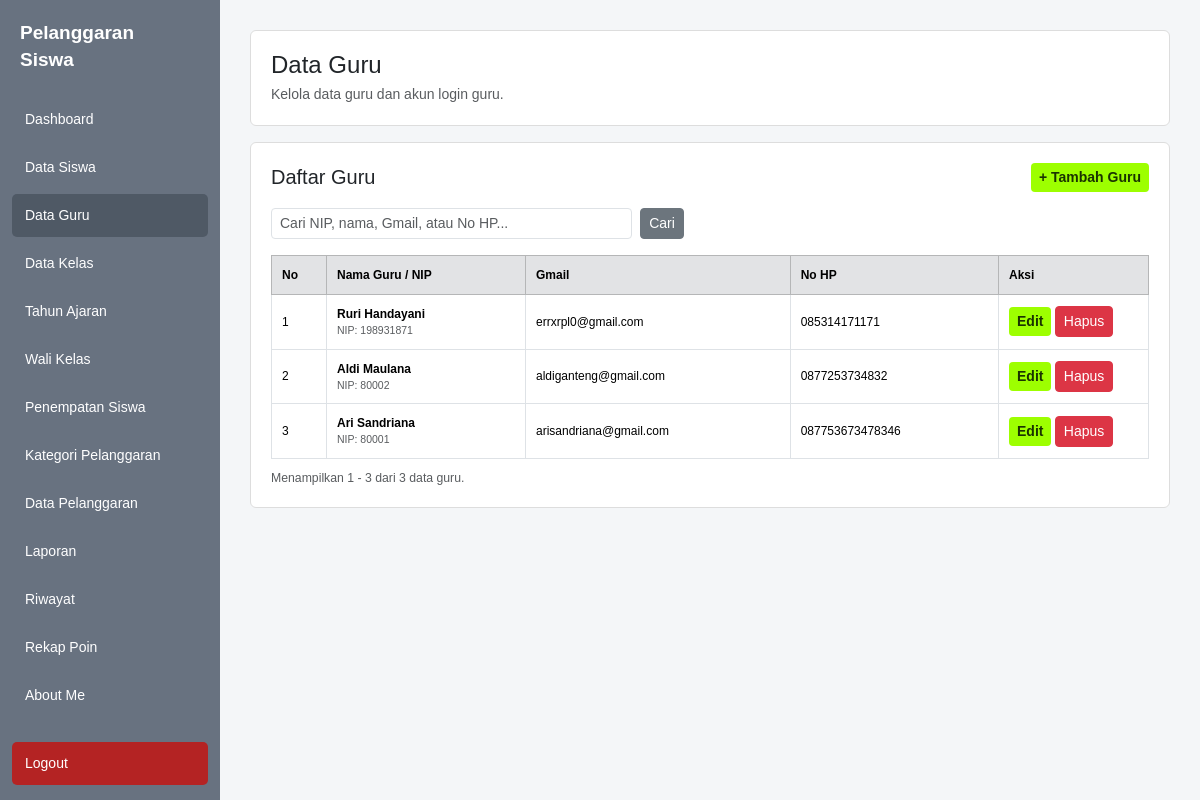
The page /kelola_guru.php (signed in) on the database its author committed.
### tables this page shows
CREATE TABLE `guru` (
  `id` int(11) NOT NULL,
  `nip` varchar(30) NOT NULL,
  `nama` varchar(150) NOT NULL,
  `jenis_kelamin` char(1) DEFAULT NULL,
  `mata_pelajaran` varchar(100) DEFAULT NULL,
  `email` varchar(100) DEFAULT NULL,
  `no_hp` varchar(20) DEFAULT NULL,
  `alamat` text DEFAULT NULL,
  `status_aktif` tinyint(1) DEFAULT 1,
  `dibuat_pada` timestamp NOT NULL DEFAULT current_timestamp(),
  `diperbarui_pada` timestamp NOT NULL DEFAULT current_timestamp() ON UPDATE current_timestamp()
);

### kelola_guru.php (the view, shortened to what this page needs)
<?php
require_once "database.php";
$tampil_form = isset($_GET['tambah']) && $_GET['tambah'] == '1';
$search = trim($_GET['cari'] ?? '');
$cari = "%{$search}%";
$per_halaman = 10;
$halaman = max(1, (int)($_GET['halaman'] ?? 1));
if ($search !== '') {
    $stmt = $koneksi->prepare(
        "SELECT COUNT(*) AS total
         FROM guru
         WHERE nip LIKE ?
            OR nama LIKE ?
            OR email LIKE ?
            OR no_hp LIKE ?"
    );
    $stmt->bind_param(
        "ssss",
        $cari,
        $cari,
        $cari,
        $cari
    );
} else {
    $stmt = $koneksi->prepare(
        "SELECT COUNT(*) AS total FROM guru"
    );
}
$stmt->execute();
$total_data = (int)$stmt->get_result()->fetch_assoc()['total'];
$mulai = ($halaman - 1) * $per_halaman;
if ($search !== '') {
    $stmt = $koneksi->prepare(
        "SELECT id, nip, nama, email, no_hp
         FROM guru
         WHERE nip LIKE ?
            OR nama LIKE ?
            OR email LIKE ?
            OR no_hp LIKE ?
         ORDER BY id DESC
         LIMIT ?, ?"
    );
    $stmt->bind_param(
        "ssssii",
        $cari,
        $cari,
        $cari,
        $cari,
        $mulai,
        $per_halaman
    );
} else {
    $stmt = $koneksi->prepare(
        "SELECT id, nip, nama, email, no_hp
         FROM guru
         ORDER BY id DESC
         LIMIT ?, ?"
    );
    $stmt->bind_param(
        "ii",
        $mulai,
        $per_halaman
    );
}
$stmt->execute();
$data = $stmt->get_result();
?>
<!DOCTYPE html>
<html lang="id">
<head>
<link href="https://cdn.jsdelivr.net/npm/bootstrap@5.3.3/dist/css/bootstrap.min.css" rel="stylesheet">
</head>
<body>
<?php
require_once "sidebar.php";
?>
<div class="content">
    <div class="card mb-3">
        <div class="card-body">
            <h4 class="mb-1">Data Guru</h4>
            <p class="text-muted mb-0">
                Kelola data guru dan akun login guru.
            </p>
        </div>
    </div>
    <div class="card">
        <div class="card-body">
            <div class="d-flex justify-content-between align-items-center mb-3">
                <h5 class="mb-0">Daftar Guru</h5>
                <?php if (!$tampil_form) { ?>
                    <a
                        href="kelola_guru.php?tambah=1"
                        class="btn btn-sm btn-stabilo"
                    >
                        + Tambah Guru
                    </a>
                <?php } ?>
            </div>
            <form method="GET" class="row g-2 mb-3">
                <div class="col-md-5">
                    <input
                        type="text"
                        name="cari"
                        class="form-control form-control-sm"
                        placeholder="Cari NIP, nama, Gmail, atau No HP..."
                        value="<?= htmlspecialchars($search); ?>"
                    >
                </div>
                <div class="col-auto">
                    <button type="submit" class="btn btn-secondary btn-sm">
                        Cari
                    </button>
                </div>
            </form>
            <div class="table-responsive">
                <table class="table table-bordered table-hover align-middle">
                    <thead class="table-secondary">
                        <tr>
                            <th width="55">No</th>
                            <th>Nama Guru / NIP</th>
                            <th>Gmail</th>
                            <th>No HP</th>
                            <th width="150">Aksi</th>
                        </tr>
                    </thead>
                    <tbody>
                    <?php if ($data && $data->num_rows > 0) { ?>
                        <?php $no = $mulai + 1; ?>
                        <?php while ($row = $data->fetch_assoc()) { ?>
                            <tr>
                                <td><?= $no++; ?></td>
                                <td>
                                    <strong>
                                        <?= htmlspecialchars($row['nama']); ?>
                                    </strong>
                                    <div class="text-muted small">
                                        NIP:
                                        <?= htmlspecialchars($row['nip'] ?? '-'); ?>
                                    </div>
                                </td>
                                <td>
                                    <?= htmlspecialchars($row['email'] ?? '-'); ?>
                                </td>
                                <td>
                                    <?= htmlspecialchars($row['no_hp'] ?? '-'); ?>
                                </td>
                                <td>
                                    <a
                                        href="edit_guru.php?id=<?= (int)$row['id']; ?>"
                                        class="btn btn-sm btn-stabilo"
                                    >
                                        Edit
                                    </a>
                                    <a
                                        href="kelola_guru.php?hapus=<?= (int)$row['id']; ?>"
                                        class="btn btn-sm btn-danger"
                                        onclick="return confirm('Hapus guru dan akun login guru ini?')"
                                    >
                                        Hapus
                                    </a>
                                </td>
                            </tr>
                        <?php } ?>
                    <?php } ?>
                    </tbody>
                </table>
            </div>
            <div class="text-muted small">
                Menampilkan
                <?= $total_data > 0 ? $mulai + 1 : 0; ?>
                -
                <?= min($mulai + $per_halaman, $total_data); ?>
                dari
                <?= $total_data; ?>
                data guru.
            </div>
        </div>
    </div>
</div>
</body>
</html>

### kelola_guru.php (style rules this page uses)
* { box-sizing: border-box; }
body { margin: 0; background: #f4f6f8; font-family: Arial, sans-serif; font-size: 14px; color: #212529; }
.content { margin-left: 220px; padding: 30px; }
.card { border: 1px solid #ddd; border-radius: 6px; box-shadow: none; }
.card-body { padding: 20px; }
.btn-stabilo { background: #9dff00; color: #1a3300; font-weight: bold; border: none; }
.table { font-size: 12px; margin-bottom: 10px; }
.table th, .table td { padding: 10px; vertical-align: middle; }

### rows shown on the page
guru: nama "Ruri Handayani", nip "198931871", email "errxrpl0@gmail.com", no_hp "085314171171"
guru: nama "Aldi Maulana", nip "80002", email "aldiganteng@gmail.com", no_hp "0877253734832"
guru: nama "Ari Sandriana", nip "80001", email "arisandriana@gmail.com", no_hp "087753673478346"

### other values the page prints
$mulai + 1 "1"
min($mulai + $per_halaman, $total_data) "3"
$total_data "3"
